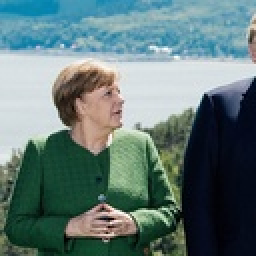
#> input picture Tarea6/dataset/angela_merkel/angela_merkel_0005.jpg, 128 x 128 px, given in place of the camera (shown 2 times larger)
$ python tomar_fotos_128.py
#> lines starting #> are read from the running program, lines starting #| are printed output that depends on the picture
from io import BytesIO
import os
import re

import cv2
from PIL import Image

BASE_DIR = os.path.dirname(os.path.abspath(__file__))
CARPETA_SALIDA = os.path.join(BASE_DIR, "dataset", "rivas_uriarte_fernando_noe")
PREFIJO = "rivas_uriarte_fernando_noe"
TAMANO = (128, 128)
CAMARA = 0  # cambia a 1 si usas cámara externa


def siguiente_numero(carpeta):
    maximo = 0
    if os.path.isdir(carpeta):
        for archivo in os.listdir(carpeta):
            m = re.search(r"_(\d+)\.(jpg|jpeg|png)$", archivo, re.IGNORECASE)
            if m:
                maximo = max(maximo, int(m.group(1)))
    return maximo + 1


def recortar_cuadro_centrado(img):
    ancho, alto = img.size
    lado = min(ancho, alto)
    izq = (ancho - lado) // 2
    arriba = (alto - lado) // 2
    return img.crop((izq, arriba, izq + lado, arriba + lado))


def main():
    os.makedirs(CARPETA_SALIDA, exist_ok=True)
    cap = cv2.VideoCapture(CAMARA)
    if not cap.isOpened():
        raise SystemExit("No se pudo abrir la cámara. Revisa que no la use otra app.")

    numero = siguiente_numero(CARPETA_SALIDA)
    guardadas = 0

    print("Controles:")
    print("  [ESPACIO] -> Tomar y guardar foto en 128x128")
    print("  [Q] o [ESC] -> Salir")

    try:
        while True:
            ok, frame = cap.read()
#> frame is the input picture: shape (128, 128, 3); mean B, G, R 119.4, 120.5, 97
            if not ok:
                print("No se pudo leer cuadro de la cámara.")
                break

            espejo = cv2.flip(frame, 1)
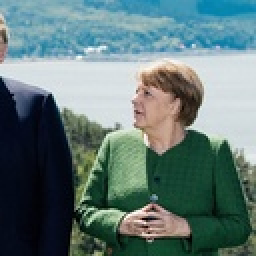
#> espejo: shape (128, 128, 3) (shown 2 times larger); mean B, G, R 119.4, 120.5, 97
            alto, ancho, _ = espejo.shape
#> alto = 128; ancho = 128
            lado = min(ancho, alto)
#> lado = 128
            x1 = (ancho - lado) // 2
#> x1 = 0
            y1 = (alto - lado) // 2
#> y1 = 0

            vista = espejo.copy()
            cv2.rectangle(vista, (x1, y1), (x1 + lado, y1 + lado), (0, 255, 0), 2)
            cv2.putText(
                vista,
                f"Guardadas: {guardadas} | ESPACIO = foto | Q = salir",
                (10, 30),
                cv2.FONT_HERSHEY_SIMPLEX,
                0.65,
                (255, 255, 255),
                2,
            )
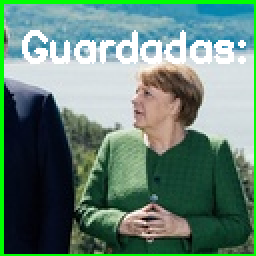
#> vista: shape (128, 128, 3) (shown 2 times larger); mean B, G, R 117, 131.1, 99.5
            cv2.imshow("Capturar fotos 128x128", vista)

            tecla = cv2.waitKey(1) & 0xFF
#> (key q is pressed here)
            if tecla == ord(" "):
                ok_enc, buf = cv2.imencode(".png", espejo)
                if ok_enc:
                    img_pil = Image.open(BytesIO(buf.tobytes())).convert("RGB")
                    img_128 = recortar_cuadro_centrado(img_pil).resize(
                        TAMANO, Image.Resampling.LANCZOS
                    )
                    nombre = f"{PREFIJO}_{numero:04d}.jpg"
                    img_128.save(
                        os.path.join(CARPETA_SALIDA, nombre), format="JPEG", quality=95
                    )
                    numero += 1
                    guardadas += 1
                    print(f"  -> Guardada {nombre}")
            elif tecla in (ord("q"), 27):
                break
    finally:
        cap.release()
        cv2.destroyAllWindows()

    print(f"Listo: {guardadas} fotos nuevas en '{CARPETA_SALIDA}'.")


if __name__ == "__main__":
    main()

$ run again, on Tarea6/dataset/angela_merkel/angela_merkel_0006.jpg
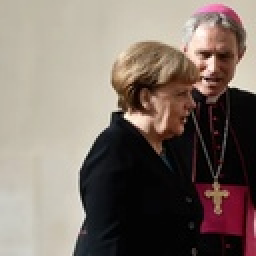
#> input picture Tarea6/dataset/angela_merkel/angela_merkel_0006.jpg, 128 x 128 px, given in place of the camera (shown 2 times larger)
#> in main, frame is the input picture: shape (128, 128, 3); mean B, G, R 105, 113.6, 126.6
#> in main, `espejo = cv2.flip(frame, 1)`:
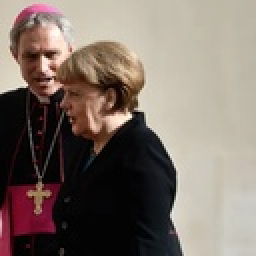
#> espejo: shape (128, 128, 3) (shown 2 times larger); mean B, G, R 105, 113.6, 126.6
#> in main, `cv2.putText( vista, f"Guardadas: {guardadas} | ESPACIO = foto | Q = sa..`:
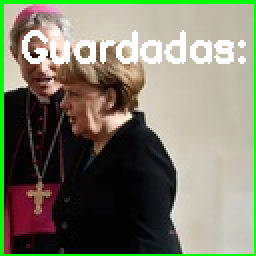
#> vista: shape (128, 128, 3) (shown 2 times larger); mean B, G, R 104.6, 123.8, 123.5

$ run again, on Tarea6/dataset/angela_merkel/angela_merkel_0007.jpg
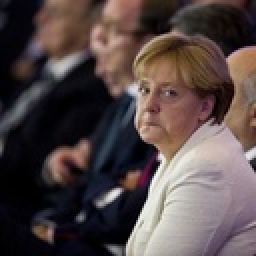
#> input picture Tarea6/dataset/angela_merkel/angela_merkel_0007.jpg, 128 x 128 px, given in place of the camera (shown 2 times larger)
#> in main, frame is the input picture: shape (128, 128, 3); mean B, G, R 69.8, 71, 83.7
#> in main, `espejo = cv2.flip(frame, 1)`:
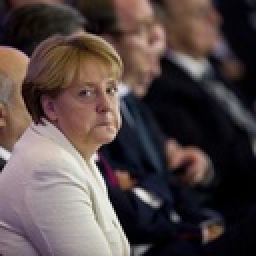
#> espejo: shape (128, 128, 3) (shown 2 times larger); mean B, G, R 69.8, 71, 83.7
#> in main, `cv2.putText( vista, f"Guardadas: {guardadas} | ESPACIO = foto | Q = sa..`:
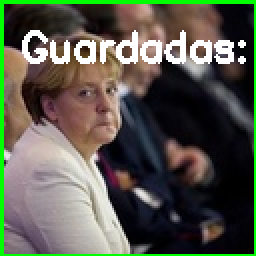
#> vista: shape (128, 128, 3) (shown 2 times larger); mean B, G, R 76.4, 88.9, 88

$ run again, on Tarea6/dataset/angela_merkel/angela_merkel_0009.jpg
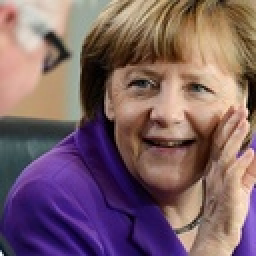
#> input picture Tarea6/dataset/angela_merkel/angela_merkel_0009.jpg, 128 x 128 px, given in place of the camera (shown 2 times larger)
#> in main, frame is the input picture: shape (128, 128, 3); mean B, G, R 103.2, 96.9, 124.5
#> in main, `espejo = cv2.flip(frame, 1)`:
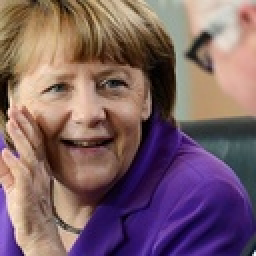
#> espejo: shape (128, 128, 3) (shown 2 times larger); mean B, G, R 103.2, 96.9, 124.5
#> in main, `cv2.putText( vista, f"Guardadas: {guardadas} | ESPACIO = foto | Q = sa..`:
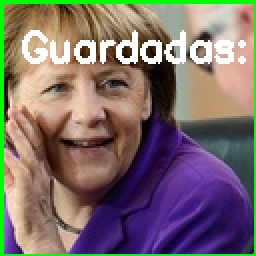
#> vista: shape (128, 128, 3) (shown 2 times larger); mean B, G, R 106.2, 110.9, 124.3
